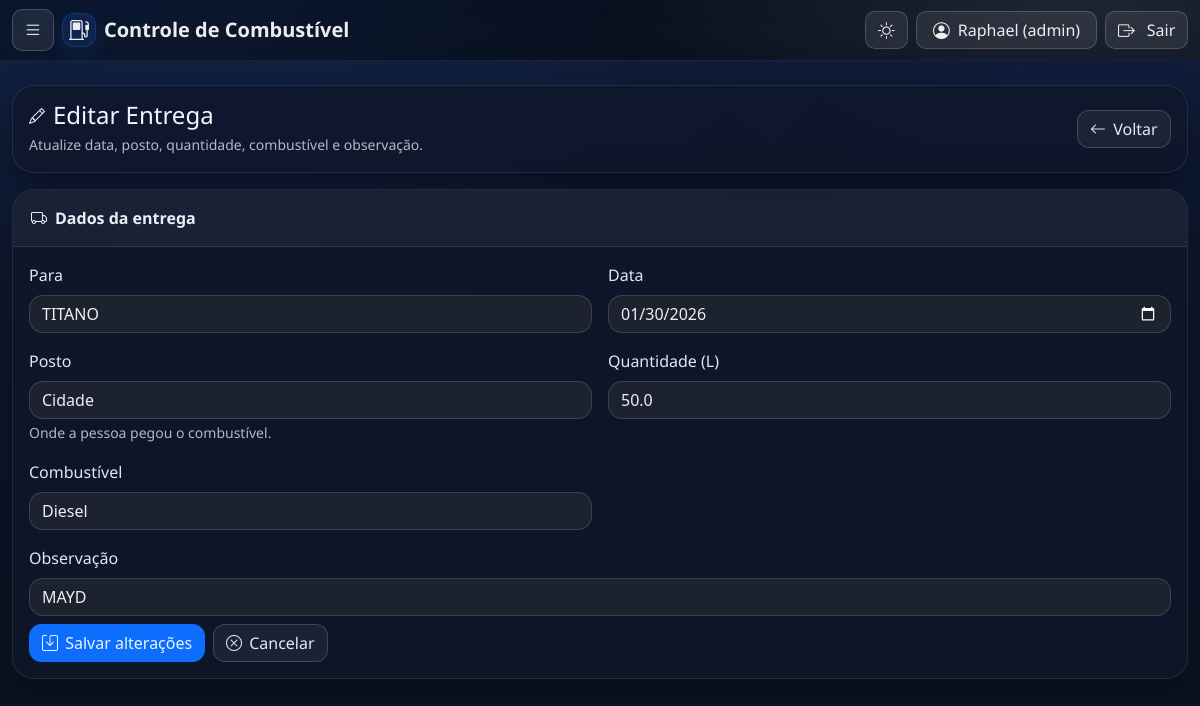
The app's page /entrega/editar/32 (signed in) with its own data.
### tables this page shows
CREATE TABLE entregas (
        id INTEGER PRIMARY KEY AUTOINCREMENT,
        cadastrado_id INTEGER,
        quantidade REAL,
        data TEXT,
        observacao TEXT,
        combustivel TEXT, posto TEXT NOT NULL DEFAULT 'CIDADE',
        FOREIGN KEY(cadastrado_id) REFERENCES cadastrados(id)
    );

CREATE TABLE cadastrados (
        id INTEGER PRIMARY KEY AUTOINCREMENT,
        nome TEXT NOT NULL,
        categoria TEXT,
        equipe TEXT,
        cota REAL
    );

### app.py (the view, shortened to what this page needs)
@app.route("/entrega/editar/<int:entrega_id>", methods=["GET", "POST"])
@admin_required
def editar_entrega(entrega_id):
    POSTOS_VALIDOS = {"CIDADE", "ESTRADA", "PONTAO"}
    conn = sqlite3.connect(DB_FILE)
    cursor = conn.cursor()
    try:
        cursor.execute("SELECT * FROM entregas WHERE id=?", (entrega_id,))
        entrega = cursor.fetchone()
        if not entrega:
            flash("Entrega não encontrada.", "warning")
            return redirect("/entrega")
        cursor.execute("SELECT id, nome FROM cadastrados ORDER BY nome")
        pessoas = cursor.fetchall()
        return render_template("editar_entrega.html", entrega=entrega, pessoas=pessoas)
    finally:
        conn.close()

### app.py (called while the page is built)
def _ensure_csrf_token():
    if "csrf_token" not in session:
        session["csrf_token"] = secrets.token_urlsafe(32)
    return session["csrf_token"]

@app.context_processor
def inject_csrf():
    def csrf_token():
        return _ensure_csrf_token()
    def csrf_input():
        return f'<input type="hidden" name="csrf_token" value="{_ensure_csrf_token()}">'
    return dict(csrf_token=csrf_token, csrf_input=csrf_input)

@app.before_request
def csrf_protect():
    _ensure_csrf_token()
    if request.method in ("POST", "PUT", "PATCH", "DELETE"):
        token_form = request.form.get("csrf_token")
        token_header = request.headers.get("X-CSRF-Token")
        token = token_form or token_header
        if not token or token != session.get("csrf_token"):
            abort(400)

def usuario_logado():
    return session.get("user")

def admin_required(fn):
    @wraps(fn)
    def wrapper(*args, **kwargs):
        u = usuario_logado()
        if not u:
            return redirect("/login?" + urlencode({"next": request.full_path or request.path}))
        if u.get("role") != "admin":
            abort(403)
        return fn(*args, **kwargs)
    return wrapper

### templates/editar_entrega.html (shortened to what this page needs)
{% extends "base.html" %}
{% block content %}
<div class="card shadow-sm mb-3">
  <div class="card-body d-flex flex-wrap justify-content-between align-items-center gap-2">
    <div>
      <div class="d-flex align-items-center gap-2 mb-1">
        <span class="icon-chip"><i class="bi bi-pencil"></i></span>
        <h4 class="mb-0">Editar Entrega</h4>
      </div>
      <div class="text-muted small">
        Atualize data, posto, quantidade, combustível e observação.
      </div>
    </div>
    <a class="btn btn-outline-secondary btn-fixed" href="/entrega">
      <i class="bi bi-arrow-left"></i> Voltar
    </a>
  </div>
</div>
<div class="card shadow-sm">
  <div class="card-header header-soft d-flex align-items-center gap-2">
    <span class="header-icon"><i class="bi bi-truck"></i></span>
    <strong>Dados da entrega</strong>
  </div>
  <div class="card-body">
    <form method="post" class="row g-3" autocomplete="off">
      <div class="col-12 col-md-6">
        <label class="form-label">Para</label>
        <select name="pessoa_id" required class="form-select">
          {% for p in pessoas %}
            <option value="{{ p[0] }}" {% if p[0] == entrega[1] %}selected{% endif %}>
              {{ p[1] }}
            </option>
          {% endfor %}
        </select>
      </div>
      <div class="col-12 col-md-6">
        <label class="form-label">Data</label>
        <input type="date"
               name="data"
               value="{{ entrega[3] }}"
               class="form-control"
               required>
      </div>
      {% set posto_atual = (entrega[6] if (entrega|length) > 6 else 'CIDADE') %}
      {% set posto_atual = (posto_atual or 'CIDADE')|upper %}
      {% if posto_atual == 'PONTÃO' %}
        {% set posto_atual = 'PONTAO' %}
      {% endif %}
      <div class="col-12 col-md-6">
        <label class="form-label">Posto</label>
        <select name="posto" class="form-select" required>
          <option value="CIDADE" {% if posto_atual == 'CIDADE' %}selected{% endif %}>Cidade</option>
        </select>
        <div class="form-text">Onde a pessoa pegou o combustível.</div>
      </div>
      <div class="col-12 col-md-6">
        <label class="form-label">Quantidade (L)</label>
        <input type="number"
               step="0.01"
               name="quantidade"
               class="form-control"
               value="{{ entrega[2] }}"
               required>
      </div>
      <div class="col-12 col-md-6">
        <label class="form-label">Combustível</label>
        <select name="combustivel" class="form-select" required>
          <option value="diesel" {% if entrega[5] == 'diesel' %}selected{% endif %}>
            Diesel
          </option>
        </select>
      </div>
      <div class="col-12">
        <label class="form-label">Observação</label>
        <input type="text"
               name="observacao"
               class="form-control"
               value="{{ entrega[4] or '' }}">
      </div>
      <div class="col-12 d-flex gap-2 mt-2">
        <button class="btn btn-primary btn-fixed" type="submit">
          <i class="bi bi-save"></i> Salvar alterações
        </button>
        <a class="btn btn-outline-secondary btn-fixed" href="/entrega">
          <i class="bi bi-x-circle"></i> Cancelar
        </a>
      </div>
    </form>
  </div>
</div>
{% endblock %}

### records on screen
entregas: pessoa_id "TITANO", data "01/30/2026", quantidade "50.0", combustivel "Diesel", observacao "MAYD"

### other values on screen
{{ u.get('nome_exibicao','') }} "Raphael"
{{ u.get('role','') }} "admin"
